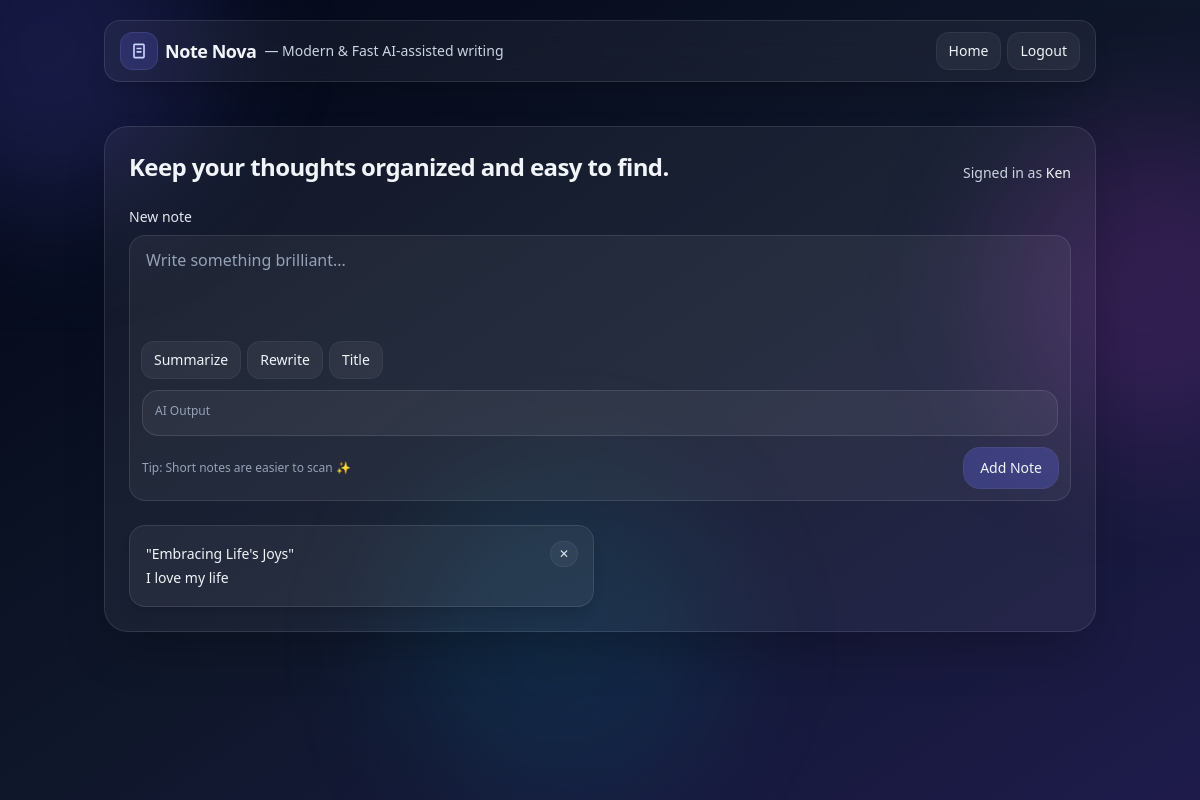
Page / (signed in) on the earlier database version.
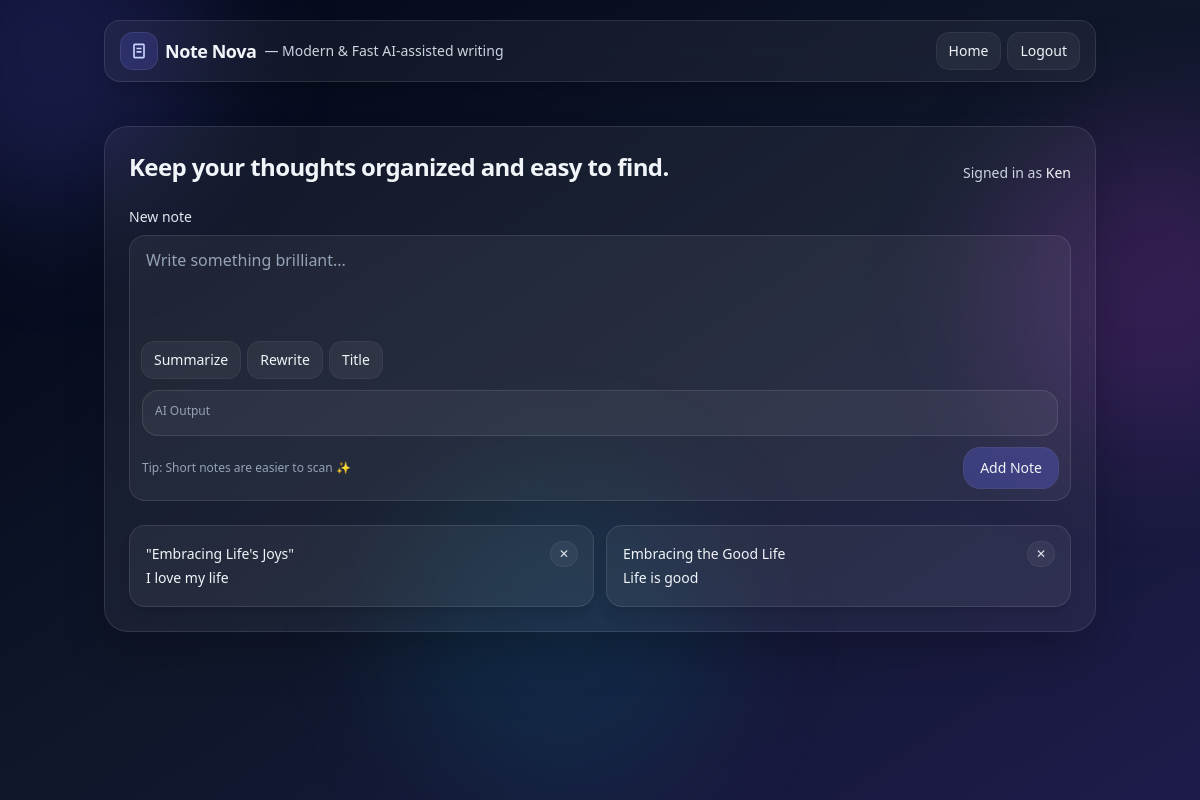
Same page on the later database version.
### website/models.py (models this page shows)
class User(db.Model, UserMixin):
    id = db.Column(db.Integer, primary_key=True)
    email = db.Column(db.String(150), unique=True)
    password = db.Column(db.String(150))
    first_name = db.Column(db.String(150))
    notes = db.relationship('Note')

class Note(db.Model):
    id = db.Column(db.Integer, primary_key=True)
    data = db.Column(db.String(10000))
    date = db.Column(db.DateTime(timezone=True), default=func.now())
    user_id = db.Column(db.Integer, db.ForeignKey('user.id'))

### website/views.py (the view, shortened to what this page needs)
@views.route('/', methods = ['GET', 'POST'])
@login_required
def home():
    return render_template("home.html", user=current_user)

### website/__init__.py (called while the page is built)
def create_app():
    app = Flask(__name__)
    app.config['SECRET_KEY'] = 'sadasasdasdasdasdsadsad'
    app.config['SQLALCHEMY_DATABASE_URI'] = 'sqlite:///' + path.join(app.root_path, DB_NAME)
    db.init_app(app)
    from .views import views
    from .auth import auth
    from .ai import ai
    app.register_blueprint(ai, url_prefix='/')
    app.register_blueprint(views, url_prefix='/')
    app.register_blueprint(auth, url_prefix='/')
    from .models import User, Note
    create_database(app)
    login_manager = LoginManager()
    login_manager.login_view = 'auth.login'
    login_manager.init_app(app)
    @login_manager.user_loader
    def load_user(id):
        return User.query.get(int(id))
    return app

### website/templates/home.html (shortened to what this page needs)
{% extends "base.html" %}
{% block content %}
<section class="mt-6">
  <div class="glass rounded-3xl border border-white/10 bg-white/5 p-6 shadow-2xl">
    <div class="flex flex-col gap-3 sm:flex-row sm:items-end sm:justify-between">
      <div>
        <h1 class="text-2xl font-semibold tracking-tight">Keep your thoughts organized and easy to find.</h1>
      </div>
      {% if user.is_authenticated %}
      <div class="text-sm text-slate-300">
        Signed in as <span class="font-medium text-slate-100">{{ user.first_name }}</span>
      </div>
      {% endif %}
    </div>
    <form method="POST" class="mt-6">
      <label for="note" class="mb-2 block text-sm text-slate-200">New note</label>
      <div class="rounded-2xl border border-white/10 bg-white/5 p-3 transition focus-within:border-indigo-400/40 focus-within:bg-white/10">
        <textarea
          name="note"
          id="note"
          rows="3"
          placeholder="Write something brilliant..."
          class="w-full resize-none bg-transparent px-1 text-slate-100 placeholder:text-slate-400 outline-none"
        ></textarea>
        <div class="mt-4 flex flex-wrap gap-2">
        <button type="button" class="rounded-xl bg-white/5 px-3 py-2 text-sm ring-1 ring-white/10 hover:bg-white/10"
                onclick="runAI('summarize')">Summarize</button>
        <button type="button" class="rounded-xl bg-white/5 px-3 py-2 text-sm ring-1 ring-white/10 hover:bg-white/10"
                onclick="runAI('rewrite')">Rewrite</button>
        <button type="button" class="rounded-xl bg-white/5 px-3 py-2 text-sm ring-1 ring-white/10 hover:bg-white/10"
                onclick="runAI('title')">Title</button>
        </div>
        <div class="mt-3 rounded-2xl border border-white/10 bg-white/5 p-3">
        <p class="text-xs text-slate-400">AI Output</p>
        </div>
        <div class="mt-3 flex items-center justify-between">
          <p class="text-xs text-slate-400">Tip: Short notes are easier to scan ✨</p>
          <button
            type="submit"
            class="rounded-2xl bg-indigo-500/30 px-4 py-2.5 text-sm font-medium ring-1 ring-indigo-400/30 transition hover:bg-indigo-500/40 active:scale-[0.99]"
          >
            Add Note
          </button>
        </div>
      </div>
    </form>
    <div class="mt-6">
      {% if user.notes|length == 0 %}
        <div class="rounded-2xl border border-white/10 bg-white/5 p-4 text-sm text-slate-300">
          No notes yet. Add your first one above ✨
        </div>
      {% else %}
        <ul class="grid gap-3 sm:grid-cols-2">
          {% for note in user.notes %}
            <li data-note-id="{{ note.id }}"
                class="group rounded-2xl border border-white/10 bg-white/5 p-4 shadow-lg transition hover:-translate-y-0.5 hover:bg-white/10">
              <div class="flex items-start justify-between gap-3">
                <p class="whitespace-pre-wrap text-sm leading-6 text-slate-100">{{ note.data }}</p>
                <button
                  type="button"
                  onclick="deleteNote({{ note.id }})"
                  class="rounded-xl bg-white/5 px-2 py-1 text-xs text-slate-200 ring-1 ring-white/10 transition hover:bg-red-500/15 hover:text-red-100 hover:ring-red-400/20"
                  aria-label="Delete note"
                  title="Delete"
                >
                  ✕
                </button>
              </div>
            </li>
          {% endfor %}
        </ul>
      {% endif %}
    </div>
  </div>
</section>
{% endblock %}

### website/templates/base.html (shortened to what this page needs)
<!doctype html>
<html lang="en">
  <head>
    <script src="https://cdn.tailwindcss.com"></script>
  </head>
  <body class="min-h-screen bg-gradient-to-br from-slate-950 via-slate-900 to-indigo-950 text-slate-100">
    <div class="pointer-events-none fixed inset-0 overflow-hidden">
      <div class="absolute -top-28 -left-28 h-80 w-80 rounded-full bg-indigo-500/20 blur-3xl"></div>
      <div class="absolute top-32 -right-28 h-80 w-80 rounded-full bg-fuchsia-500/15 blur-3xl"></div>
      <div class="absolute bottom-0 left-1/3 h-80 w-80 rounded-full bg-cyan-500/10 blur-3xl"></div>
    </div>
    <header class="relative z-10">
      <nav class="mx-auto max-w-5xl px-4 py-5">
        <div class="glass flex items-center justify-between rounded-2xl border border-white/10 bg-white/5 px-4 py-3 shadow-xl">
          <a href="{{ url_for('views.home') }}" class="group flex items-center gap-2">
            <span class="inline-flex h-9 w-9 items-center justify-center rounded-xl bg-indigo-500/20 ring-1 ring-indigo-400/30">
              <svg viewBox="0 0 24 24" class="h-5 w-5 text-indigo-200">
                <path fill="currentColor" d="M7 3h10a2 2 0 0 1 2 2v14a2 2 0 0 1-2 2H7a2 2 0 0 1-2-2V5a2 2 0 0 1 2-2Zm0 2v14h10V5H7Zm2 3h6v2H9V8Zm0 4h6v2H9v-2Z"/>
              </svg>
            </span>
            <span class="text-lg font-semibold tracking-tight">Note Nova</span>
            <span class="hidden sm:inline text-sm text-slate-300">— Modern & Fast AI-assisted writing</span>
          </a>
          <div class="flex items-center gap-2">
            {% if user.is_authenticated %}
              <a href="{{ url_for('views.home') }}"
                 class="rounded-xl bg-white/5 px-3 py-2 text-sm font-medium ring-1 ring-white/10 transition hover:bg-white/10 hover:ring-white/20">
                Home
              </a>
              <a href="{{ url_for('auth.logout') }}"
                 class="rounded-xl bg-white/5 px-3 py-2 text-sm font-medium ring-1 ring-white/10 transition hover:bg-white/10 hover:ring-white/20">
                Logout
              </a>
            {% endif %}
          </div>
        </div>
      </nav>
    </header>
    <main class="relative z-10 mx-auto max-w-5xl px-4 pb-16">
      <div class="fade-in">
        {% block content %}{% endblock %}
      </div>
    </main>
  </body>
</html>

### website/templates/base.html (style rules this page uses)
.fade-in { animation: fadeIn .45s ease both; }
.glass { backdrop-filter: blur(14px); -webkit-backdrop-filter: blur(14px); }

Differences in the rows shown:
added Note: data "Embracing the Good Life Life is good"
